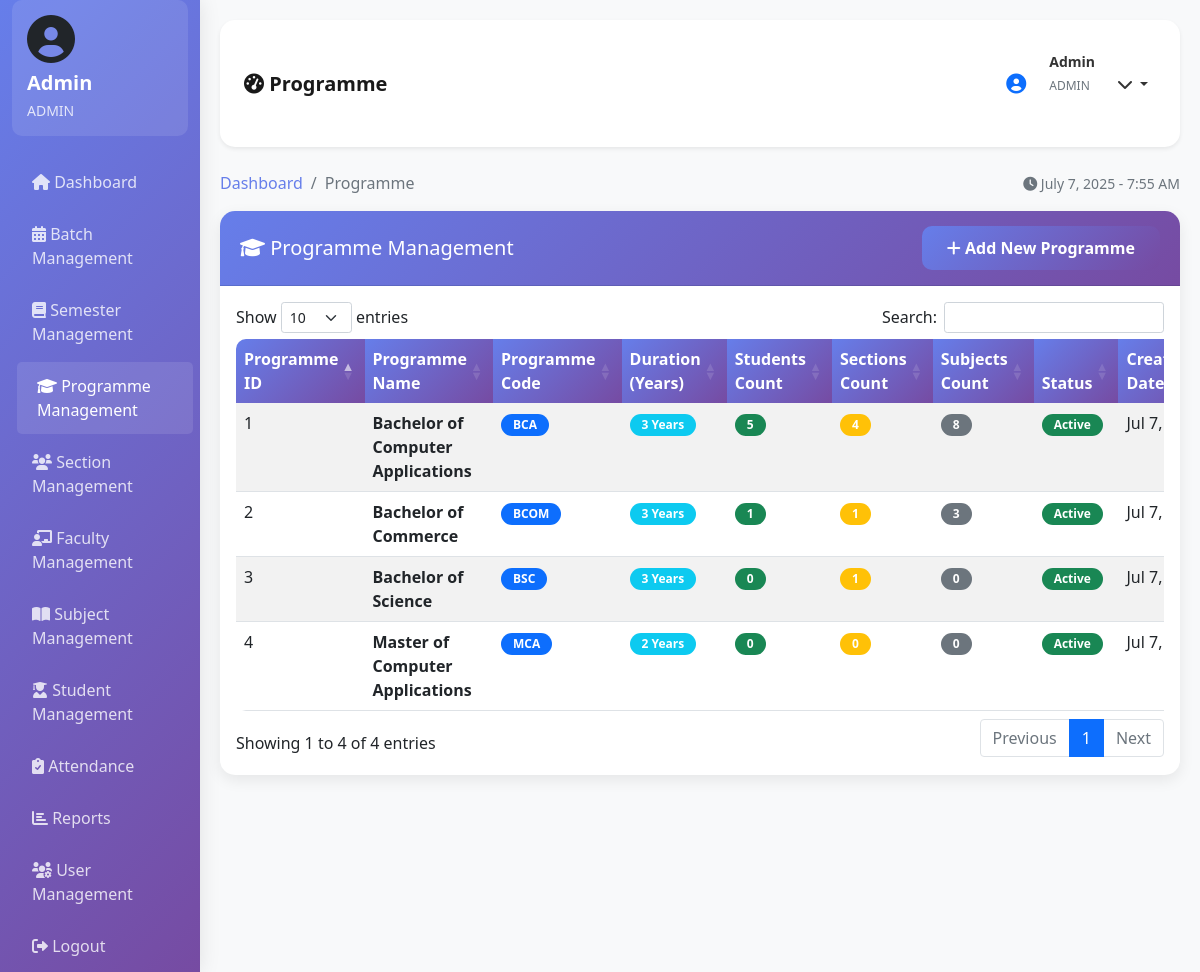
Page /dashboard.php?page=programme (signed in) on the committed database.
### tables this page shows
CREATE TABLE programme (
    programme_id INT PRIMARY KEY AUTO_INCREMENT,
    programme_name VARCHAR(100) NOT NULL,
    programme_code VARCHAR(20) UNIQUE NOT NULL,
    duration_years INT NOT NULL,
    status ENUM('active', 'inactive') DEFAULT 'active',
    created_at TIMESTAMP DEFAULT CURRENT_TIMESTAMP
);

### programme.php (the view, shortened to what this page needs)
<?php
global $conn;
$stmt = mysqli_prepare($conn, "SELECT p.*,
                              (SELECT COUNT(*) FROM students s WHERE s.programme_id = p.programme_id) as student_count,
                              (SELECT COUNT(*) FROM class_section cs WHERE cs.programme_id = p.programme_id) as section_count,
                              (SELECT COUNT(*) FROM subjects sub WHERE sub.programme_id = p.programme_id) as subject_count
                              FROM programme p ORDER BY p.programme_name");
mysqli_stmt_execute($stmt);
$programmes = mysqli_stmt_get_result($stmt);
?>
<div class="row">
    <div class="col-md-12">
        <div class="card">
            <div class="card-header d-flex justify-content-between align-items-center">
                <h5 class="mb-0"><i class="fas fa-graduation-cap"></i> Programme Management</h5>
                <button type="button" class="btn btn-primary" data-bs-toggle="modal" data-bs-target="#addProgrammeModal">
                    <i class="fas fa-plus"></i> Add New Programme
                </button>
            </div>
            <div class="card-body">
                <div class="table-responsive">
                    <table class="table table-striped data-table">
                        <thead>
                            <tr>
                                <th>Programme ID</th>
                                <th>Programme Name</th>
                                <th>Programme Code</th>
                                <th>Duration (Years)</th>
                                <th>Students Count</th>
                                <th>Sections Count</th>
                                <th>Subjects Count</th>
                                <th>Status</th>
                                <th>Created Date</th>
                            </tr>
                        </thead>
                        <tbody>
                            <?php while ($programme = mysqli_fetch_assoc($programmes)): ?>
                            <tr>
                                <td><?php echo $programme['programme_id']; ?></td>
                                <td>
                                    <strong><?php echo htmlspecialchars($programme['programme_name']); ?></strong>
                                </td>
                                <td>
                                    <span class="badge bg-primary"><?php echo htmlspecialchars($programme['programme_code']); ?></span>
                                </td>
                                <td>
                                    <span class="badge bg-info"><?php echo $programme['duration_years']; ?> Years</span>
                                </td>
                                <td>
                                    <span class="badge bg-success"><?php echo $programme['student_count']; ?></span>
                                </td>
                                <td>
                                    <span class="badge bg-warning"><?php echo $programme['section_count']; ?></span>
                                </td>
                                <td>
                                    <span class="badge bg-secondary"><?php echo $programme['subject_count']; ?></span>
                                </td>
                                <td>
                                    <span class="badge <?php echo $programme['status'] == 'active' ? 'bg-success' : 'bg-secondary'; ?>">
                                        <?php echo ucfirst($programme['status']); ?>
                                    </span>
                                </td>
                                <td><?php echo date('M j, Y', strtotime($programme['created_at'])); ?></td>
                            </tr>
                            <?php endwhile; ?>
                        </tbody>
                    </table>
                </div>
            </div>
        </div>
    </div>
</div>

### dashboard.php (style rules this page uses)
body { background-color: #f8f9fa; font-family: 'Segoe UI', Tahoma, Geneva, Verdana, sans-serif; }
.card { border: none; border-radius: 15px; box-shadow: 0 5px 15px rgba(0, 0, 0, 0.08); transition: transform 0.3s ease; }
.card-header { background: linear-gradient(135deg, #667eea 0%, #764ba2 100%); color: white; border-radius: 15px 15px 0 0 !important; padding: 15px 20px; }
.btn-primary { background: linear-gradient(135deg, #667eea 0%, #764ba2 100%); border: none; border-radius: 10px; padding: 10px 25px; font-weight: 600; transition: all 0.3s ease; }
.table { border-radius: 10px; overflow: hidden; background: white; }
.table thead th { background: linear-gradient(135deg, #667eea 0%, #764ba2 100%); color: white; border: none; font-weight: 600; }
.badge { border-radius: 20px; padding: 5px 12px; }

### rows in the picture
programme: programme_id "2", programme_name "Bachelor of Commerce", programme_code "BCOM", duration_years "3", student_count "1", section_count "1", subject_count "3", status "Active", created_at "Jul 7,…"
programme: programme_id "1", programme_name "Bachelor of Computer Applications", programme_code "BCA", duration_years "3", student_count "5", section_count "4", subject_count "8", status "Active", created_at "Jul 7,…"
programme: programme_id "3", programme_name "Bachelor of Science", programme_code "BSC", duration_years "3", student_count "0", section_count "1", subject_count "0", status "Active", created_at "Jul 7,…"
programme: programme_id "4", programme_name "Master of Computer Applications", programme_code "MCA", duration_years "2", student_count "0", section_count "0", subject_count "0", status "Active", created_at "Jul 7,…"

### other values in the picture
$username "Admin"
$user_type "ADMIN"
str_replace('_', ' ', $current_page) "Programme"
